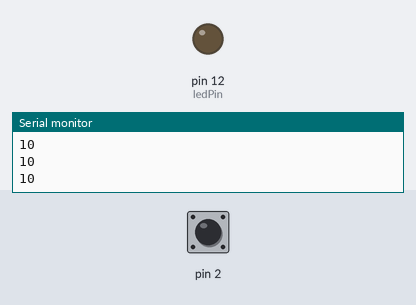
Simulated run of this sketch. Board: Arduino Uno, built with avr-gcc and run on an emulated ATmega328P. On the bench: output pins drawn as LEDs (lit = HIGH), the last lines printed to the serial monitor. Dashed ring = blinking. The test bench sets the inputs (shaded band); at power-on: pin 2 HIGH.

Above: at 1.2 s.
1.3 s: pin 2 pulled LOW for 1 s
At 3.5 s:
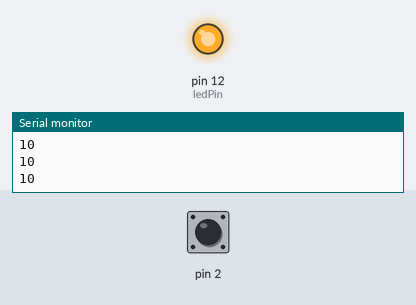
4.3 s: pin 2 pulled LOW for 3.2 s
At 4.47 s:
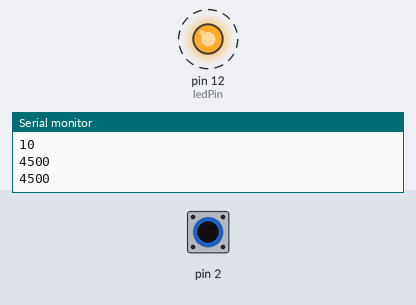
Timing chart, 0 to 9.0 s (numbered marks = the images above; inputs shaded):
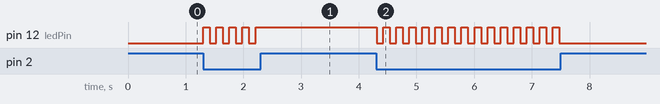

The sketch:

proj13_TouchyFeelyLamp.ino
```cpp
#include <CapacitiveSensor.h>

CapacitiveSensor capSensor = CapacitiveSensor(4, 2);

int threshold = 1000;
const int ledPin = 12;
bool on = false;
void setup() {
  // put your setup code here, to run once:
  Serial.begin(9600);
  pinMode(ledPin, OUTPUT);
}

void loop() {
  // put your main code here, to run repeatedly:
  int sensorValue = capSensor.capacitiveSensor(30);
  Serial.println(sensorValue);

  if ( sensorValue > threshold ) {
    on = !on;
    if (on) {
      digitalWrite(ledPin, HIGH);
    } else {
      digitalWrite(ledPin, LOW);
    }
    delay(100);
  }
  //if (sensorValue < threshold - 500) {
  //  digitalWrite(ledPin, LOW);
  //}
  delay(10);
}
```

Measured:
- after the input at 1.3 s, pin 12 (ledPin): alternates HIGH for 0.11 s and LOW for 0.11 s, 9 changes in all, then stays HIGH, starting at once
- after the input at 4.3 s, pin 12 (ledPin): alternates HIGH for 0.11 s and LOW for 0.11 s, 29 changes in all, then stays LOW, starting at once
